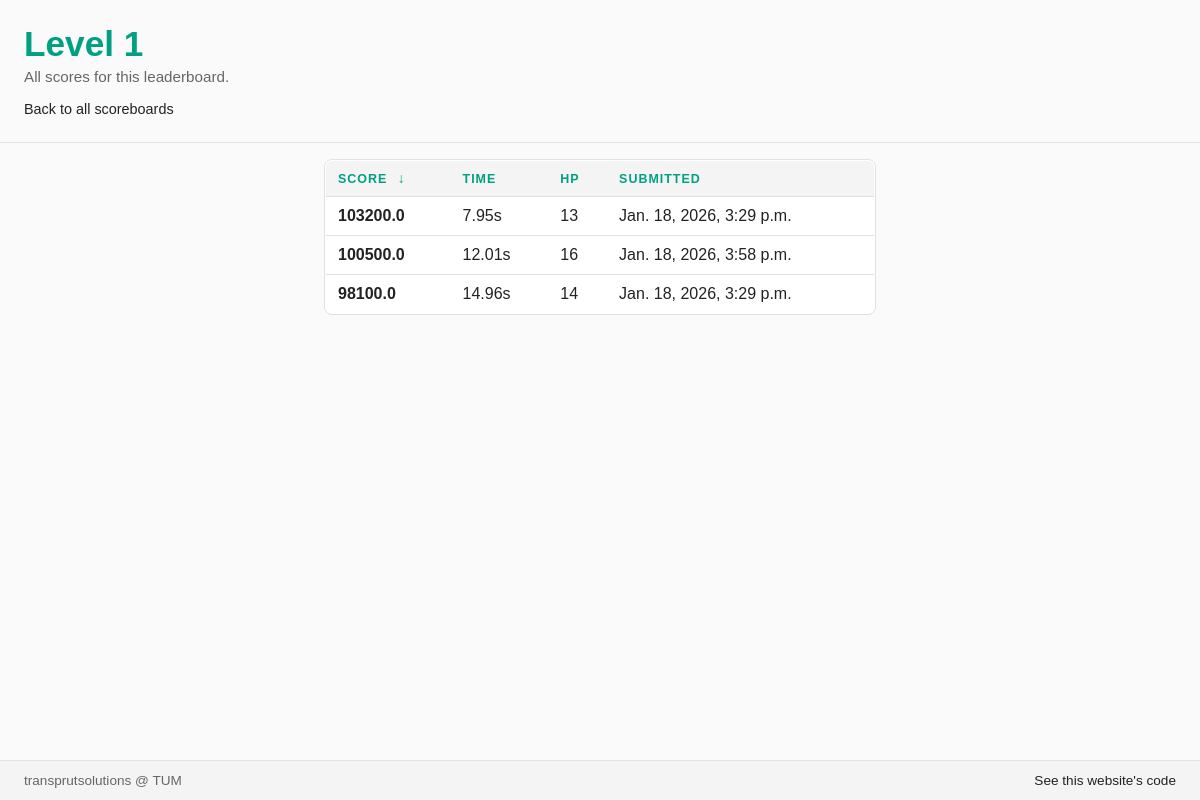
The page /api/scores/list/1/ on the database its author committed.
### scores/models.py (models this page shows)
class ScoreEntry(models.Model):
    score = models.FloatField()
    time = models.FloatField()
    hp = models.IntegerField()
    level = models.IntegerField()
    timestamp = models.DateTimeField(auto_now_add=True)

### scores/views.py (the view)
# urls.py: path("scores/list/<int:level>/", list_scores_by_level, name="list_scores_by_level"),
def list_scores_by_level(request, level):
    allowed_sorts = {
        "score": "score",
        "time": "time",
        "hp": "hp",
        "timestamp": "timestamp",
        "level": "level",
    }
    sort = request.GET.get("sort", "score")
    direction = request.GET.get("dir", "desc")
    sort_key = allowed_sorts.get(sort, "score")
    sort_prefix = "-" if direction == "desc" else ""
    order_by = f"{sort_prefix}{sort_key}"
    entries = ScoreEntry.objects.filter(level=level).order_by(order_by, "-timestamp")
    label = "Endless Mode" if level == 0 else f"Level {level}"
    return render(
        request,
        "scores/level_list.html",
        {
            "entries": entries,
            "level": level,
            "label": label,
            "sort": sort_key,
            "dir": direction,
        },
    )

### templates/scores/level_list.html (shortened to what this page needs)
{% load static %}
<!doctype html>
<html lang="en">
  <head>
    <link rel="stylesheet" href="{% static 'scores/styles.css' %}" />
  </head>
  <body>
    <header>
      <h1>{{ label }}</h1>
      <p class="subtitle">All scores for this leaderboard.</p>
      <a class="back-link" href="/api/scores/list/">Back to all scoreboards</a>
    </header>
    <div class="table-wrap">
      <section class="card table-card">
        <table>
          <thead>
            <tr>
              <th>
                <a href="?sort=score&dir={% if sort == 'score' and dir == 'desc' %}asc{% else %}desc{% endif %}">
                  Score
                  {% if sort == 'score' %}
                    <span class="sort-indicator">{% if dir == 'desc' %}↓{% else %}↑{% endif %}</span>
                  {% endif %}
                </a>
              </th>
              <th>
                <a href="?sort=time&dir={% if sort == 'time' and dir == 'desc' %}asc{% else %}desc{% endif %}">
                  Time
                </a>
              </th>
              <th>
                <a href="?sort=hp&dir={% if sort == 'hp' and dir == 'desc' %}asc{% else %}desc{% endif %}">
                  HP
                </a>
              </th>
              <th>
                <a href="?sort=timestamp&dir={% if sort == 'timestamp' and dir == 'desc' %}asc{% else %}desc{% endif %}">
                  Submitted
                </a>
              </th>
            </tr>
          </thead>
          <tbody>
            {% for entry in entries %}
              <tr>
                <td class="score">{{ entry.score }}</td>
                <td class="time">{{ entry.time|floatformat:2 }}s</td>
                <td>{{ entry.hp }}</td>
                <td>{{ entry.timestamp }}</td>
              </tr>
            {% empty %}
              <tr>
                <td class="empty" colspan="4">No scores submitted yet.</td>
              </tr>
            {% endfor %}
          </tbody>
        </table>
      </section>
    </div>
    <footer>
      <span>transprutsolutions @ TUM</span>
      <a href="https://github.com/IanisDonica/webserverTransprut">See this website's code</a>
    </footer>
  </body>
</html>

### scores/static/scores/styles.css (style rules this page uses)
:root { --bg: #fafafa; --ink: #222; --muted: #666; --line: #e1e1e1; }
* { box-sizing: border-box; }
body { margin: 0; font-family: Arial, sans-serif; background: var(--bg); color: var(--ink); min-height: 100vh; display: flex; flex-direction: column; padding-bottom: 56px; }
header { padding: 24px; border-bottom: 1px solid var(--line); color: #00a082; }
h1 { margin: 0 0 4px; font-size: 2.2rem; }
h1, h2, h3, h4, h5, h6 { color: #00a082; }
p.subtitle { margin: 0; color: var(--muted); font-size: 0.95rem; }
@media (min-width: 1000px) { .table-wrap { margin-left: 25%; margin-right: 25%; } }
.card { border: 1px solid var(--line); border-radius: 8px; background: #fff; display: flex; flex-direction: column; height: 100%; }
.table-card { margin: 16px 24px; }
table { width: 100%; border-collapse: collapse; background: #fff; border: 1px solid var(--line); border-radius: 8px; overflow: hidden; }
thead { background: #f4f4f4; color: #00a082; text-transform: uppercase; letter-spacing: 0.08em; font-size: 0.78rem; font-weight: 700; }
thead a { color: inherit; text-decoration: none; }
.sort-indicator { margin-left: 6px; font-size: 1.1em; font-weight: 700; }
footer { position: fixed; left: 0; right: 0; bottom: 0; border-top: 1px solid var(--line); padding: 12px 24px; display: flex; justify-content: space-between; align-items: center; font-size: 0.85rem; color: var(--muted); background: #f4f4f4; z-index: 10; }
footer a { color: var(--ink); text-decoration: none; }
th, td { padding: 10px 12px; text-align: left; border-bottom: 1px solid var(--line); }
td.score { font-weight: 600; }
td.time { font-variant-numeric: tabular-nums; }
.back-link { display: inline-block; margin-top: 16px; color: var(--ink); text-decoration: none; font-size: 0.9rem; }

### rows shown on the page
ScoreEntry: score "103200.0", time "7.95", hp "13", timestamp "Jan. 18, 2026, 3:29 p.m."
ScoreEntry: score "100500.0", time "12.01", hp "16", timestamp "Jan. 18, 2026, 3:58 p.m."
ScoreEntry: score "98100.0", time "14.96", hp "14", timestamp "Jan. 18, 2026, 3:29 p.m."

### other values the page prints
{{ label }} "Level 1"
